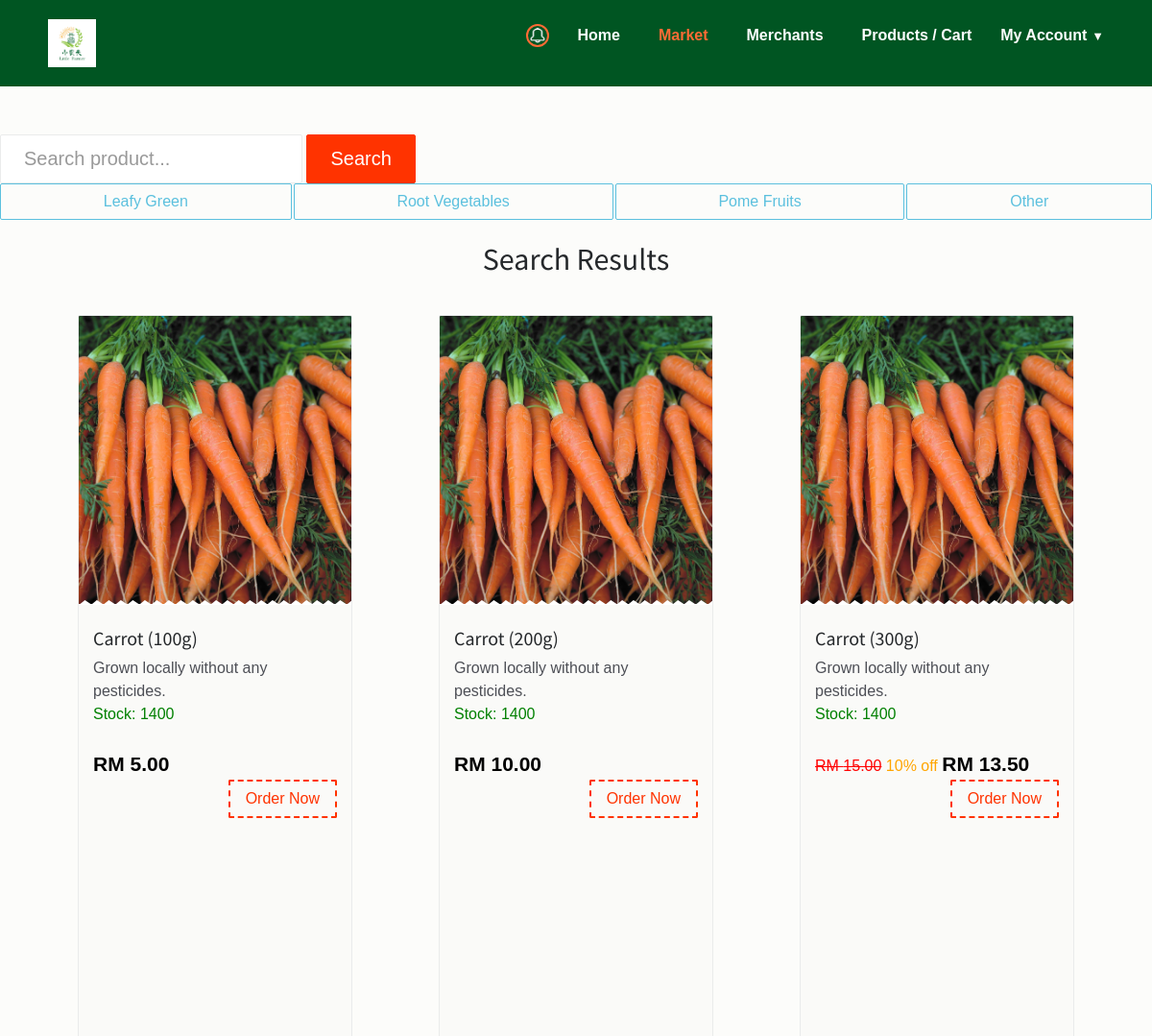
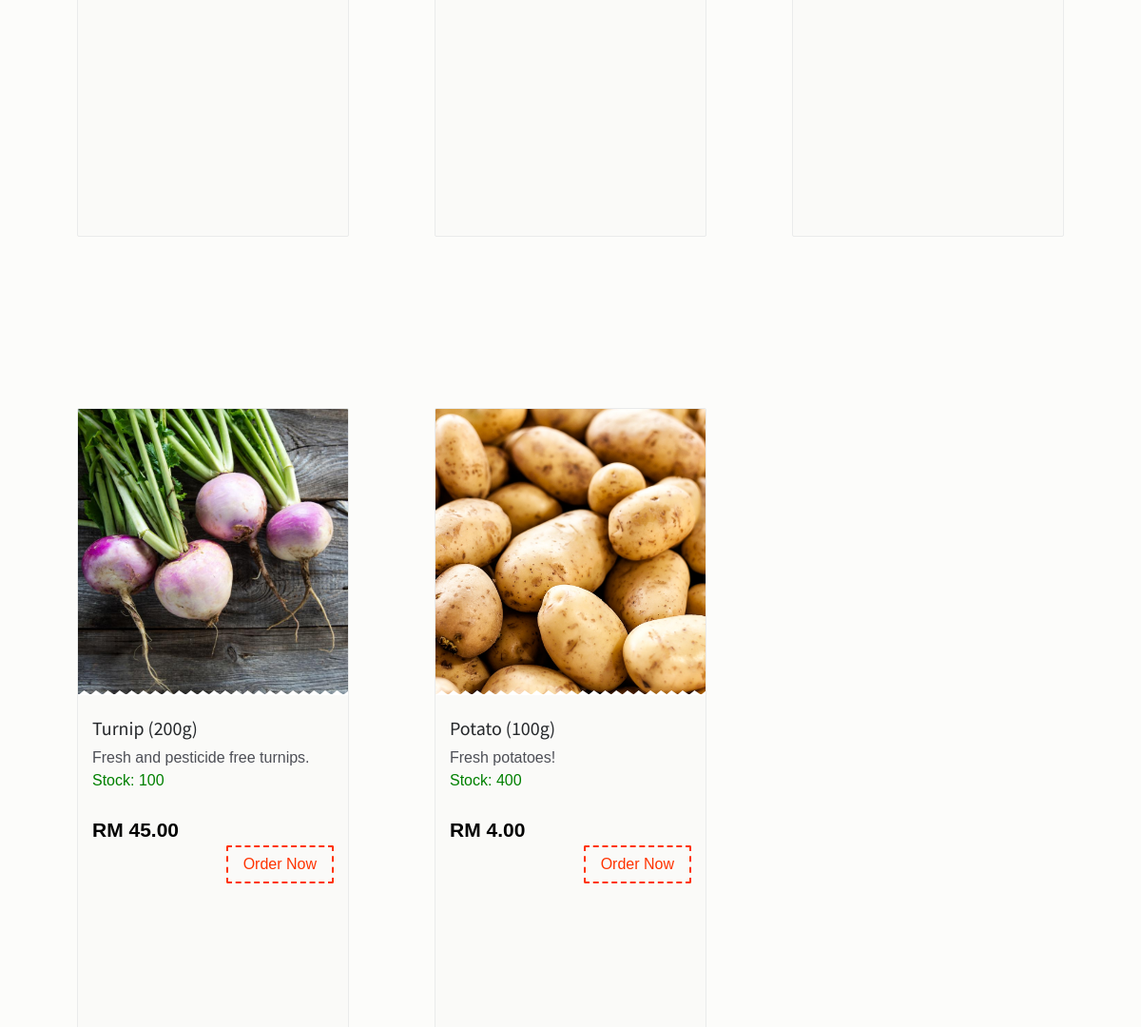
Page /search.php?category=6 (signed in, upper part) on the earlier database version (2 pictures, top to bottom).
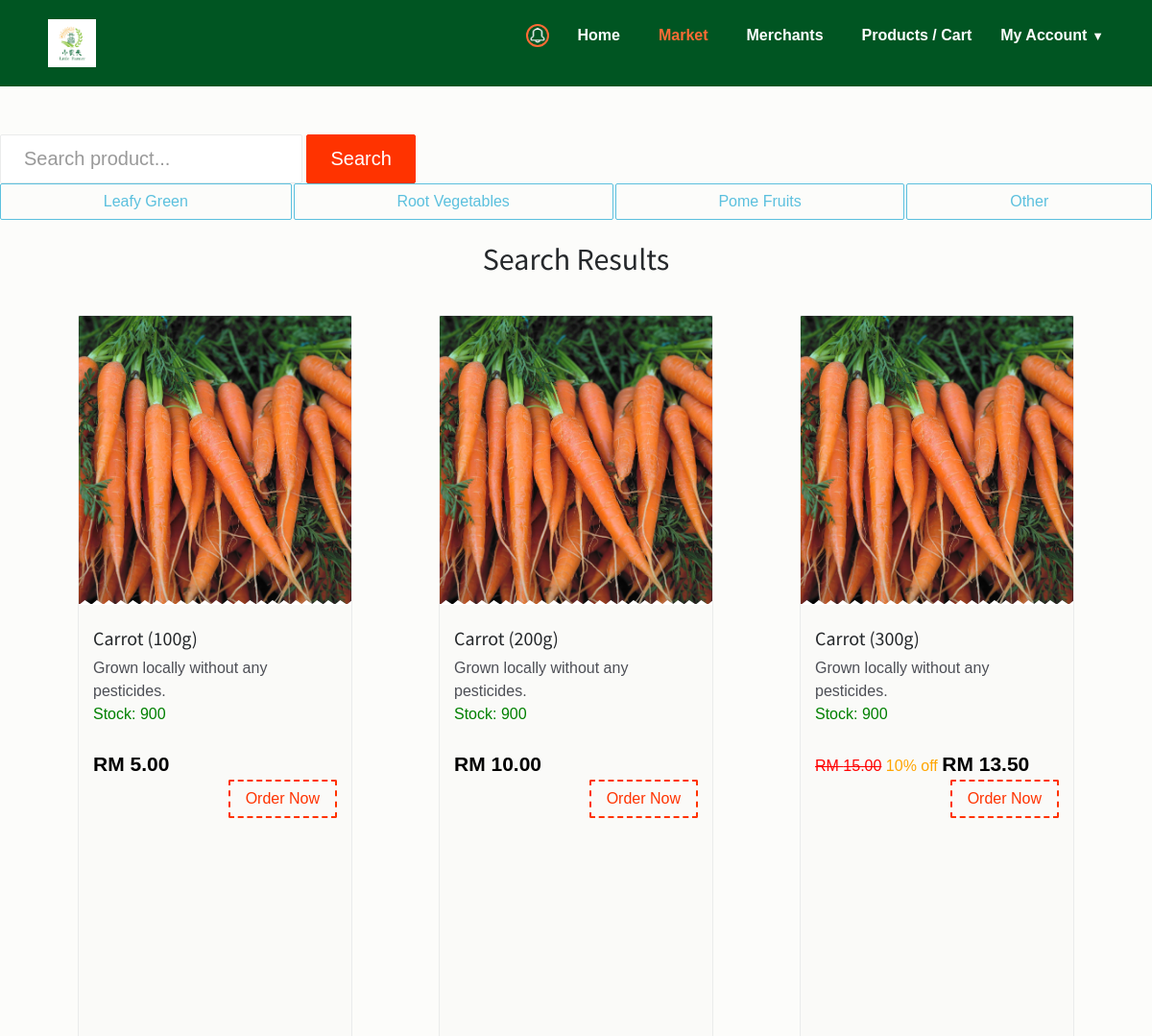
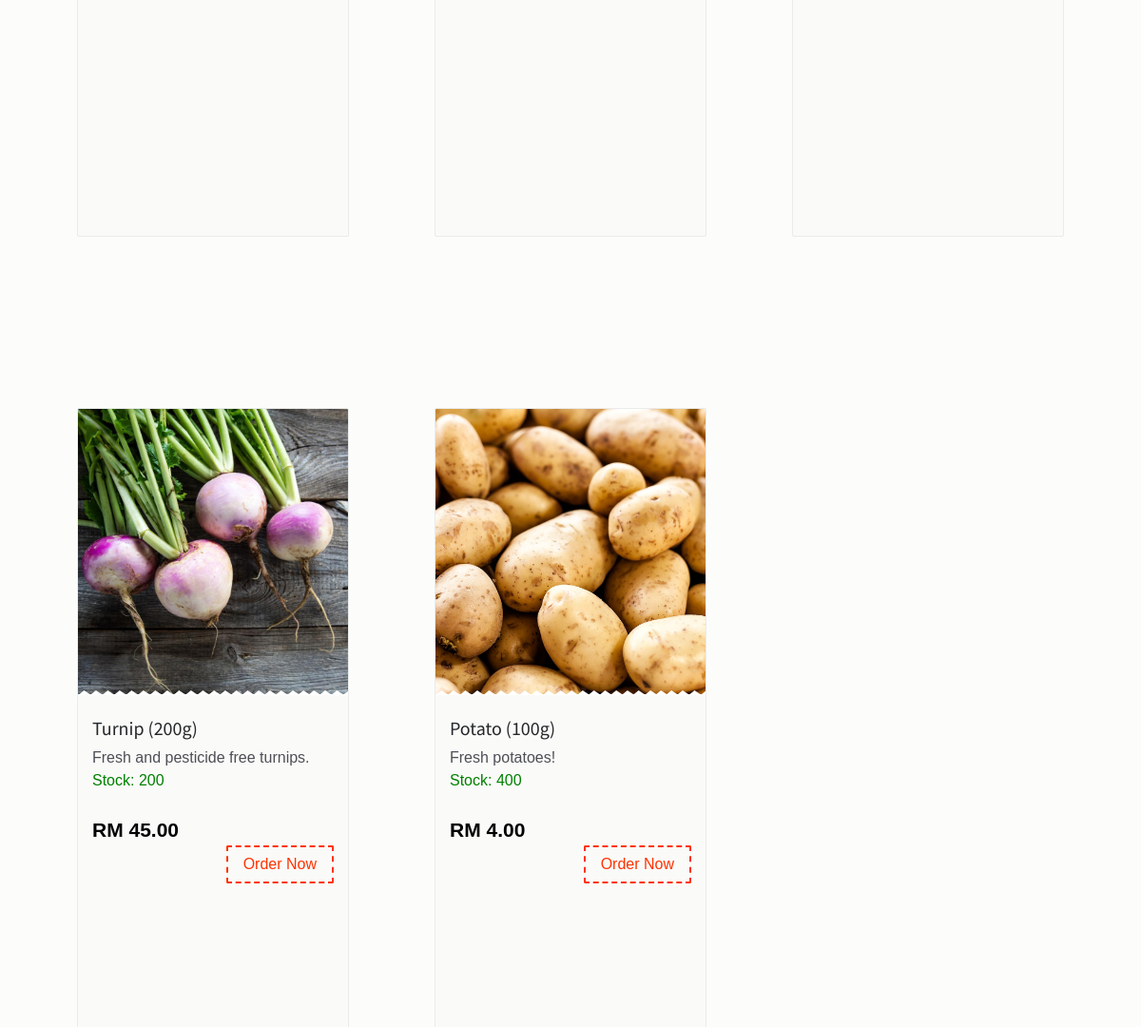
Same page on the later database version (2 pictures, top to bottom).
### tables this page shows
CREATE TABLE `tblprice` (
  `priceNo` int(10) NOT NULL,
  `productID` varchar(30) NOT NULL,
  `proWeight` int(20) NOT NULL,
  `proPrice` float NOT NULL,
  `proDisc` int(11) NOT NULL DEFAULT 0
);

CREATE TABLE `product` (
  `product_id` int(11) NOT NULL,
  `productCode` varchar(30) NOT NULL,
  `product_name` varchar(255) NOT NULL,
  `product_image` text NOT NULL,
  `descr` varchar(500) NOT NULL,
  `categories_id` int(11) NOT NULL,
  `quantity` float NOT NULL,
  `owner` text NOT NULL,
  `product_date` text NOT NULL,
  `lowStock` int(5) NOT NULL,
  `status` int(11) NOT NULL DEFAULT 0
);

### config/search.php (called while the page is built)
<?php
$max = 12;

### search.php (the view, shortened to what this page needs)
<!DOCTYPE html>
<html lang="en">
<head>
    <link href="css/bootstrap.min.css" rel="stylesheet">
    <link href="css/font-awesome.min.css" rel="stylesheet">
    <link href="css/animsition.min.css" rel="stylesheet">
    <link href="css/animate.css" rel="stylesheet">
    <link href="css/style.css" rel="stylesheet">
</head>
<body class="home">
    <?php
    include("config/search.php");
    include("includes/header.php");
    ?>
    <div>
        <div class="banner-form">
            <form class="form-inline" method="get">
                <div class="form-group" style="margin-top:50px;">
                    <div class="form-group">
                        <input type="text" class="form-control form-control-lg" id="searchQuery" name="query" value="<?php if(isset($_GET['query'])) { echo htmlentities ($_GET['query']); }?>" placeholder="Search product...">
                        <input type="submit" class="btn theme-btn btn-lg" value="Search">
                    </div>
                </div>
            </form>
        </div>
        <?php
        include("includes/categories_bar.php");
        ?>
        <br/>
    </div>
    <?php
    echo '<section class="popular">
            <div class="container">
                <div class="title text-xs-center m-b-30">
                    <h2>Search Results</h2>
                </div>
                <div class="row">';
                if (isset($_GET['query']))
                {
                    $query = mysqli_query($db,"SELECT * from product JOIN tblprice ON product.product_id = tblprice.productID WHERE product_name LIKE '%".$_GET['query']."%' LIMIT ".$max);
                }
                else if (isset($_GET['category']))
                {
                    $query = mysqli_query($db,"SELECT * from product JOIN tblprice ON product.product_id = tblprice.productID WHERE categories_id = ".$_GET['category']." LIMIT ".$max);
                }
                while($product=mysqli_fetch_array($query))
                {
                    echo '<div class="col-xs-12 col-sm-6 col-md-4 food-item">
                            <div class="food-item-wrap">
                                <div class="figure-wrap bg-image search-product" data-image-src="'.$product['product_image'].'">
                                </div>
                                <div class="product content" >
                                    <div class="price-btn-block" data-price-id="'.$product['priceNo'].'" data-product-owner="'.$product['owner'].'">
                                        <a href="products.php?res_id='.$product['owner'].'"> <h5>'.$product['product_name'].' ('.$product['proWeight'].'g)</h5></a>
                                        <div>'.$product['descr'].'</div>
                                        <div class="product-name" style="color: green;">Stock: '. (int) $product['quantity'].'</div>';
                                        $stmt = $db->prepare("SELECT price FROM custom_prices WHERE price_id = ? AND user_id = ?");
                                        $stmt->bind_param("ii", $product['priceNo'], $_SESSION['user_id']);
                                        $stmt->execute();
                                        $custom = $stmt->get_result();
                                        $customPrice = number_format($custom->fetch_assoc()['price'], 2, '.', '');
                                        if ($customPrice != 0) {
                                        echo '            <span class="price">RM ' . $customPrice . '</span>';
                                        }
                                        else if ($product['proDisc'] == 0) {
                                        echo '            <span class="price">RM ' . number_format($product['proPrice'], 2) . '</span>';
                                        }
                                        else {
                                        echo '            <a style="text-decoration: line-through; color: red;">RM ' . number_format($product['proPrice'], 2, '.', '') . '</a>
                                                          <a style="color: orange;">'. $product['proDisc'] .'% off</a>
                                                          <span class="price">RM ' . number_format($product['proPrice']*(1-$product['proDisc']/100), 2, '.', '') . '</span>';
                                        }
                                        echo '
                                        <br/><button class="btn theme-btn-dash pull-right addToCart">Order Now</button>
                                    </div>
                                </div>
                            </div>
                        </div>';
                }
        echo   '</div>
            </div>
        </section>';
    ?>
</body>
</html>

Differences in the rows shown:
changed through a linked row, tblprice (number 1 of 5 on the later page): productID.quantity "1400" → "900"
changed through a linked row, tblprice (number 2 of 5 on the later page): productID.quantity "1400" → "900"
changed through a linked row, tblprice (number 3 of 5 on the later page): productID.quantity "1400" → "900"
changed through a linked row, tblprice "Turnip": productID.quantity "100" → "200"
